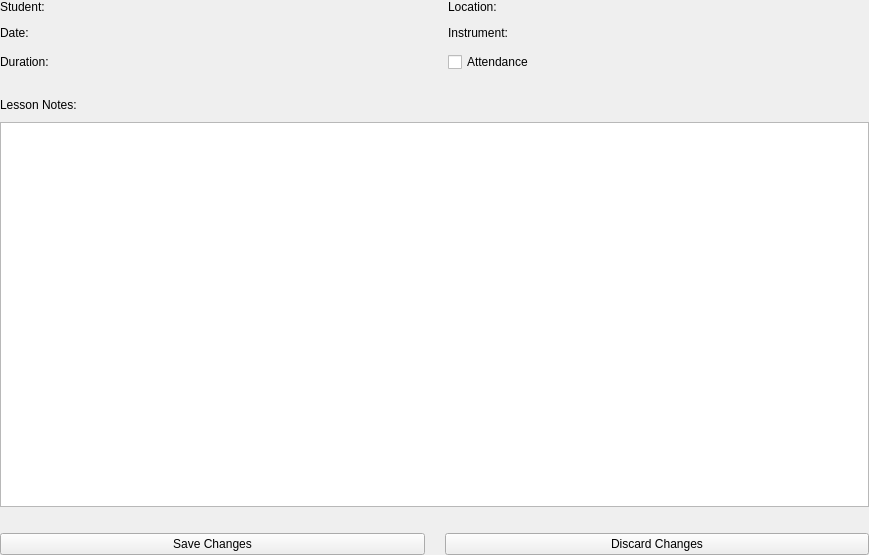
<?xml version="1.0" encoding="UTF-8"?>
<ui version="4.0">
 <class>LessonInfoForm</class>
 <widget class="QWidget" name="LessonInfoForm">
  <property name="geometry">
   <rect>
    <x>0</x>
    <y>0</y>
    <width>869</width>
    <height>555</height>
   </rect>
  </property>
  <property name="windowTitle">
   <string>Lesson Info</string>
  </property>
  <layout class="QVBoxLayout" name="verticalLayout">
   <property name="spacing">
    <number>26</number>
   </property>
   <property name="leftMargin">
    <number>0</number>
   </property>
   <property name="topMargin">
    <number>0</number>
   </property>
   <property name="rightMargin">
    <number>0</number>
   </property>
   <property name="bottomMargin">
    <number>0</number>
   </property>
   <item>
    <layout class="QGridLayout" name="gridLayout">
     <property name="verticalSpacing">
      <number>12</number>
     </property>
     <item row="1" column="0">
      <widget class="QLabel" name="date_label">
       <property name="text">
        <string>Date:</string>
       </property>
      </widget>
     </item>
     <item row="0" column="0">
      <widget class="QLabel" name="student_label">
       <property name="text">
        <string>Student:</string>
       </property>
      </widget>
     </item>
     <item row="0" column="1">
      <widget class="QLabel" name="location_label">
       <property name="text">
        <string>Location:</string>
       </property>
      </widget>
     </item>
     <item row="2" column="0">
      <widget class="QLabel" name="duration_label">
       <property name="text">
        <string>Duration:</string>
       </property>
      </widget>
     </item>
     <item row="1" column="1">
      <widget class="QLabel" name="instrument_label">
       <property name="text">
        <string>Instrument:</string>
       </property>
       <property name="wordWrap">
        <bool>false</bool>
       </property>
      </widget>
     </item>
     <item row="2" column="1">
      <widget class="QCheckBox" name="attendance_checkbox">
       <property name="text">
        <string>Attendance</string>
       </property>
      </widget>
     </item>
    </layout>
   </item>
   <item>
    <layout class="QVBoxLayout" name="verticalLayout_2">
     <property name="spacing">
      <number>10</number>
     </property>
     <item>
      <widget class="QLabel" name="label_2">
       <property name="text">
        <string>Lesson Notes:</string>
       </property>
      </widget>
     </item>
     <item>
      <widget class="QPlainTextEdit" name="notes_textbox"/>
     </item>
    </layout>
   </item>
   <item>
    <layout class="QHBoxLayout" name="horizontalLayout_2">
     <property name="spacing">
      <number>20</number>
     </property>
     <item>
      <widget class="QPushButton" name="save_button">
       <property name="text">
        <string>Save Changes</string>
       </property>
      </widget>
     </item>
     <item>
      <widget class="QPushButton" name="discard_button">
       <property name="text">
        <string>Discard Changes</string>
       </property>
      </widget>
     </item>
    </layout>
   </item>
  </layout>
 </widget>
 <resources/>
 <connections/>
</ui>
